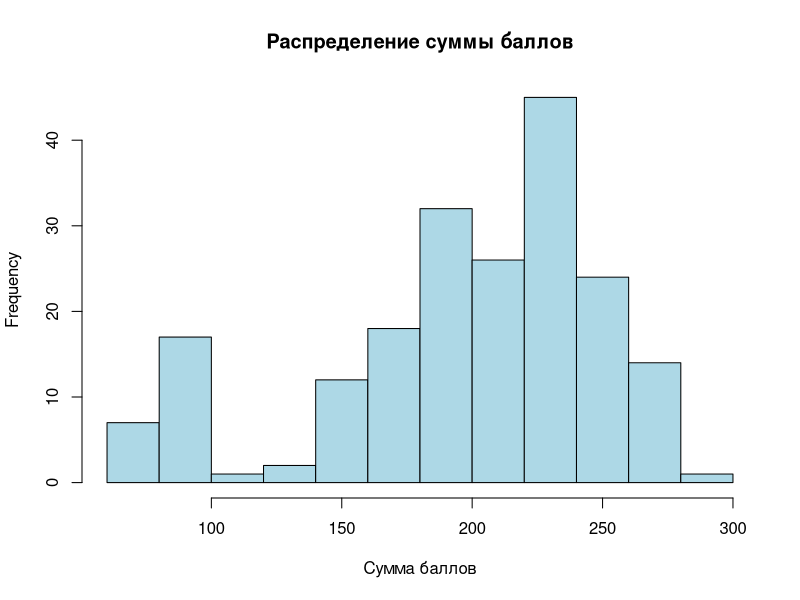
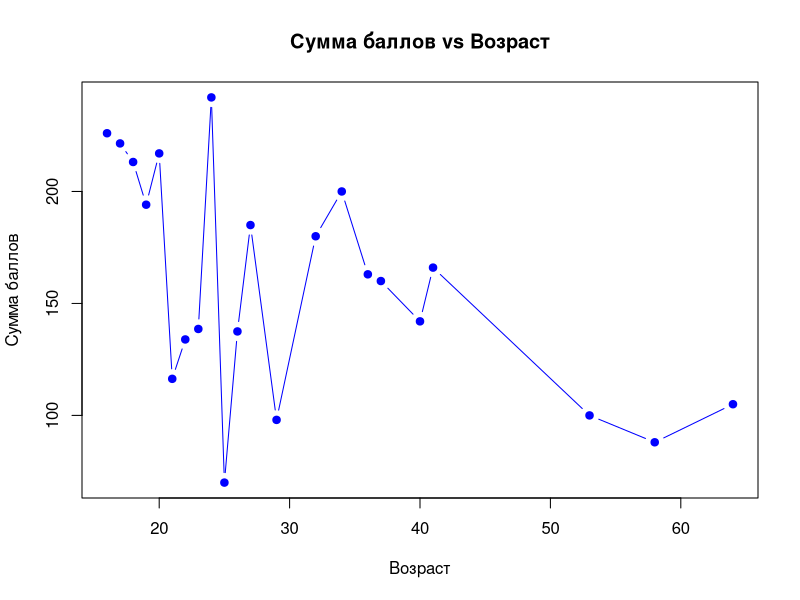
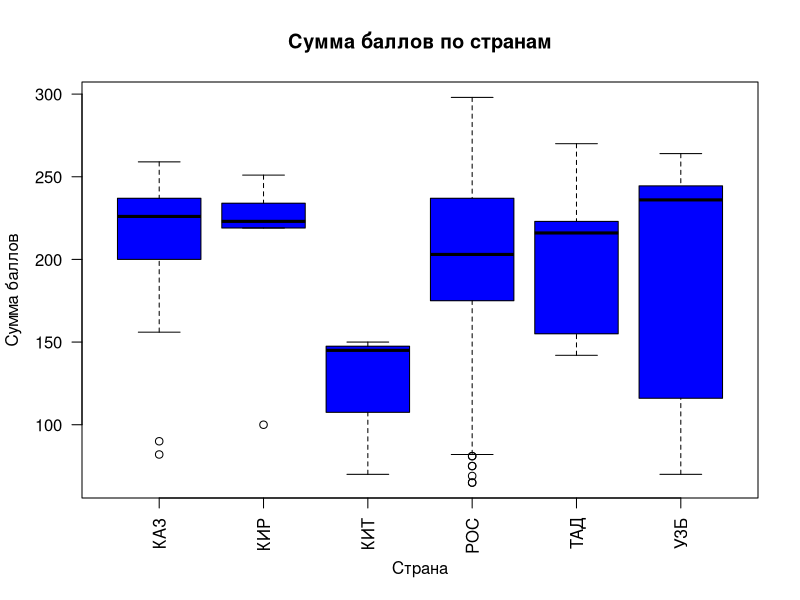
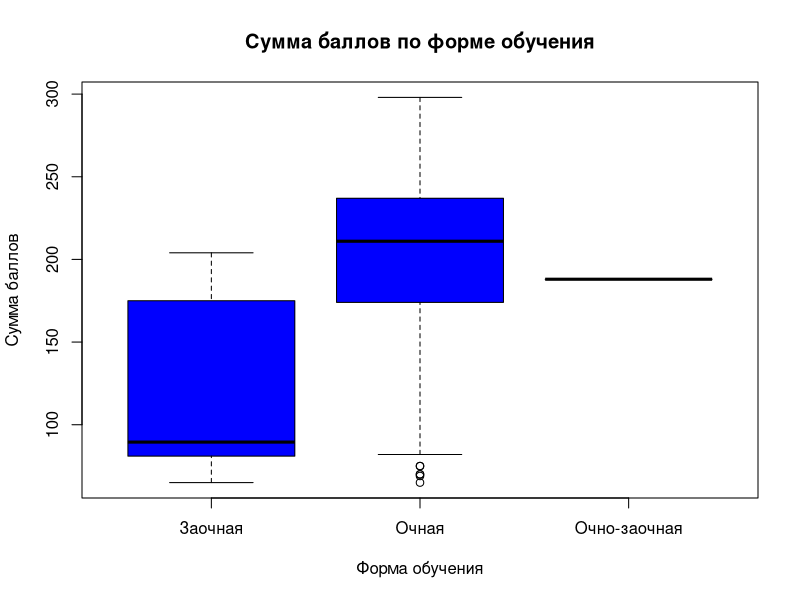
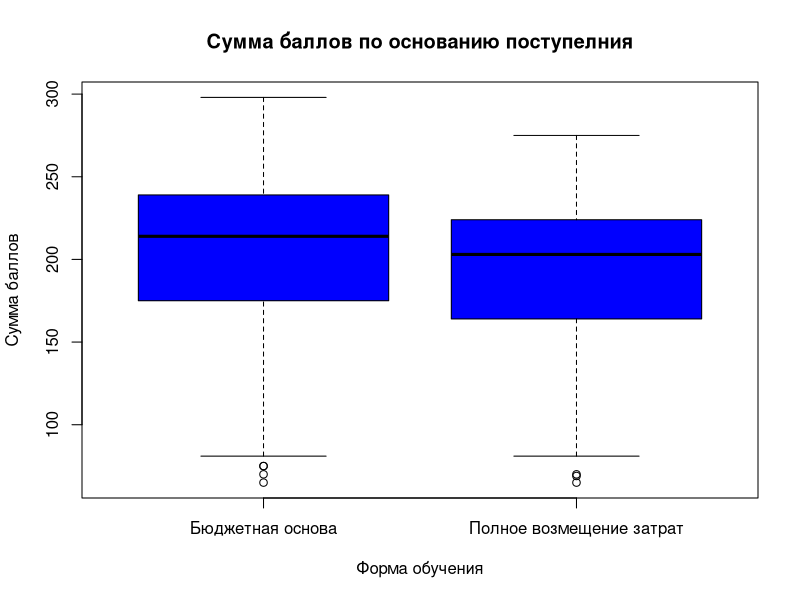
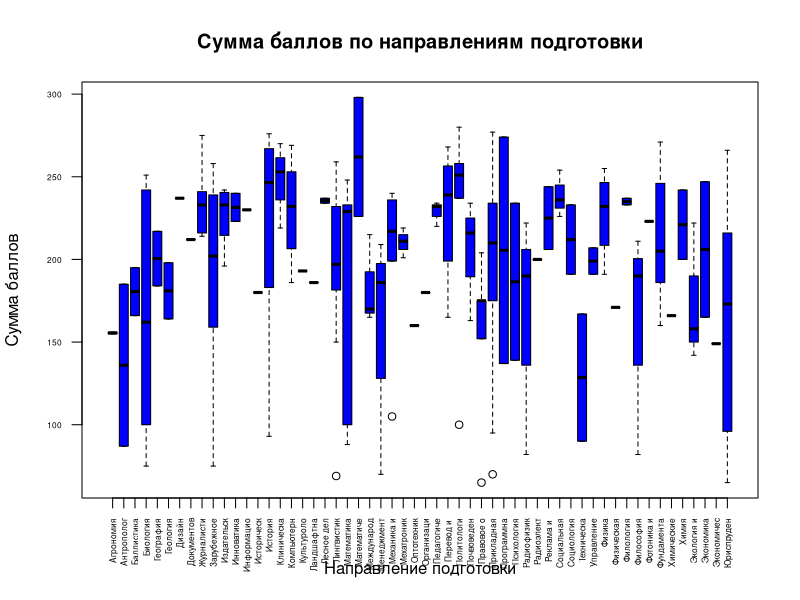

Recreate these plots in R, in order.
data <- read.csv("data.csv", sep=",", header=TRUE, stringsAsFactors=FALSE)

data$ДатаРождения <- as.Date(data$ДатаРождения, format="%d.%m.%Y")
data$ДатаПервойПодачиЗаявления <- as.Date(data$ДатаПервойПодачиЗаявления, format="%d.%m.%Y")

data$Возраст <- as.numeric(difftime(data$ДатаПервойПодачиЗаявления, data$ДатаРождения, units = "days")) %/% 365

data[is.na(data)] <- 0
data$СуммаБаллов <- data$Оценка1 + data$Оценка2 + data$Оценка3

mean_score_by_age <- aggregate(СуммаБаллов ~ Возраст, data = data, mean)

cairo_pdf("lab1.pdf", width = 8, height = 6, family = "DejaVu Serif", onefile = TRUE)

hist(
    data$СуммаБаллов, 
    main="Распределение суммы баллов", 
    xlab="Сумма баллов", 
    col="lightblue", 
    border="black"
    )

plot(
    mean_score_by_age$Возраст,
    mean_score_by_age$СуммаБаллов,  
    main="Сумма баллов vs Возраст", 
    type = "b",
    xlab="Возраст", 
    ylab="Сумма баллов", 
    pch=19, 
    col="blue"
    )

boxplot(
    СуммаБаллов ~ substr(Страна, 1, 3), 
    data=data, 
    main="Сумма баллов по странам", 
    xlab="Страна", 
    ylab="Сумма баллов",
    col="blue",
    las = 2
    )

# boxplot(
#     СуммаБаллов ~ УровеньПодготовки, 
#     data=data, 
#     main="Сумма баллов по уровню подготовки", 
#     xlab="Уровень подготовки", 
#     ylab="Сумма баллов"
#     )

boxplot(
    СуммаБаллов ~ ФормаОбучения, 
    data=data, 
    main="Сумма баллов по форме обучения", 
    xlab="Форма обучения", 
    ylab="Сумма баллов",
    col="blue"
    )

boxplot(
    СуммаБаллов ~ ОснованиеПоступления, 
    data=data, 
    main="Сумма баллов по основанию поступелния", 
    xlab="Форма обучения", 
    ylab="Сумма баллов",
    col="blue"
    )

boxplot(
    СуммаБаллов ~ substr(СпециальностьНаименование, 1, 10), 
    data=data, 
    main="Сумма баллов по направлениям подготовки", 
    xlab="Направление подготовки", 
    ylab="Сумма баллов", 
    col="blue",
    las=2, 
    cex.axis=0.5
    )

dev.off()

get_mean <- function(filtered_data) {
    mean_value <- sum(filtered_data$Оценка1 + filtered_data$Оценка2 + filtered_data$Оценка3, na.rm = TRUE) / nrow(filtered_data)
    return (mean_value)
}

get_median <- function(filtered_data) {
    sorted_data <- filtered_data[order(filtered_data$Оценка1 + filtered_data$Оценка2 + filtered_data$Оценка3), ]
    if(nrow(sorted_data) %% 2 == 1) {
        median_ <- sorted_data[nrow(sorted_data) / 2 + 1, ]
        return(median_$Оценка1 + median_$Оценка2 + median_$Оценка3)
    } else {
        median_1 <- sorted_data[nrow(sorted_data) / 2, ]
        median_2 <- sorted_data[nrow(sorted_data) / 2 + 1, ]
        return((median_1$Оценка1 + median_1$Оценка2 + median_1$Оценка3 + median_2$Оценка1 + median_2$Оценка2 + median_2$Оценка3) / 2)
    }
}

get_mode <- function(filtered_data) {
  unique_values <- unique(filtered_data)
  freq <- tabulate(match(filtered_data, unique_values))

  return(unique_values[freq == max(freq)])
}

get_variance <- function(filtered_data) {
  freq_table <- table(filtered_data)

  prob_table <- prop.table(freq_table)

  unique_values <- unique(filtered_data)

  M_x <- sum(unique_values * prob_table) # вот тут я вообще в шоке - он сам перемножит всё и суммирует

  M_x2 <- sum((unique_values^2) * prob_table)

  return (M_x2 - M_x^2) 
}

#  ========================  ВОЗРАСТ ======================== 

 unique_ages <- sort(unique(na.omit(data$Возраст)))

for (age in unique_ages) {
  cat('\n',"=======", age, "=======", '\n')
  cat("Среднее", ": ", get_mean(data[data$Возраст == age, ]), "\n")

  cat("Медиана", ": ", get_median(data[data$Возраст == age, ]), "\n")
                         
  cat("Мода", ": ", get_mode(data[data$Возраст == age, "СуммаБаллов"]), "\n")

  cat("Дисперсия", ": ", get_variance(data[data$Возраст == age, "СуммаБаллов"]), "\n")

  cat("СКO", ": ", get_variance(data[data$Возраст == age, "СуммаБаллов"])^(0.5), "\n")
}

#  ========================  СТРАНА ======================== 

countries <- unique(na.omit(data$Страна))

for (country in countries) {
  cat('\n',"=======", country, "=======", '\n')
  cat("Среднее", ": ", get_mean(data[data$Страна == country, ]), "\n")

  cat("Медиана", ": ", get_median(data[data$Страна == country, ]), "\n")
                         
  cat("Мода", ": ", get_mode(data[data$Страна == country, "СуммаБаллов"]), "\n")

  cat("Дисперсия", ": ", get_variance(data[data$Страна == country, "СуммаБаллов"]), "\n")

  cat("СКO", ": ", get_variance(data[data$Страна == country, "СуммаБаллов"])^(0.5), "\n")
}

#  ========================  ФОРМА ОБУЧЕНИЯ ======================== 

education_from <- unique(na.omit(data$ФормаОбучения))

for (form in education_from) {
  cat('\n',"=======", form, "=======", '\n')
  cat("Среднее", ": ", get_mean(data[data$ФормаОбучения == form, ]), "\n")

  cat("Медиана", ": ", get_median(data[data$ФормаОбучения == form, ]), "\n")
                         
  cat("Мода", ": ", get_mode(data[data$ФормаОбучения == form, "СуммаБаллов"]), "\n")

  cat("Дисперсия", ": ", get_variance(data[data$ФормаОбучения == form, "СуммаБаллов"]), "\n")

  cat("СКO", ": ", get_variance(data[data$ФормаОбучения == form, "СуммаБаллов"])^(0.5), "\n")
}

#  ========================  ОСНОВАНИЕ ПОСТУПЛЕНИЯ ======================== 

entry_basis <- unique(na.omit(data$ОснованиеПоступления))

for (basis in entry_basis) {
  cat('\n',"=======", basis, "=======", '\n')
  cat("Среднее", ": ", get_mean(data[data$ОснованиеПоступления == basis, ]), "\n")

  cat("Медиана", ": ", get_median(data[data$ОснованиеПоступления == basis, ]), "\n")
                         
  cat("Мода", ": ", get_mode(data[data$ОснованиеПоступления == basis, "СуммаБаллов"]), "\n")

  cat("Дисперсия", ": ", get_variance(data[data$ОснованиеПоступления == basis, "СуммаБаллов"]), "\n")

  cat("СКO", ": ", get_variance(data[data$ОснованиеПоступления == basis, "СуммаБаллов"])^(0.5), "\n")
}

#  ========================  ОСНОВАНИЕ ПОСТУПЛЕНИЯ ======================== 

departments <- unique(na.omit(data$СпециальностьНаименование))

for (dpmnt in departments) {
  cat('\n',"=======", dpmnt, "=======", '\n')
  cat("Среднее", ": ", get_mean(data[data$СпециальностьНаименование == dpmnt, ]), "\n")

  cat("Медиана", ": ", get_median(data[data$СпециальностьНаименование == dpmnt, ]), "\n")
                         
  cat("Мода", ": ", get_mode(data[data$СпециальностьНаименование == dpmnt, "СуммаБаллов"]), "\n")

  cat("Дисперсия", ": ", get_variance(data[data$СпециальностьНаименование == dpmnt, "СуммаБаллов"]), "\n")

  cat("СКO", ": ", get_variance(data[data$СпециальностьНаименование == dpmnt, "СуммаБаллов"])^(0.5), "\n")
}